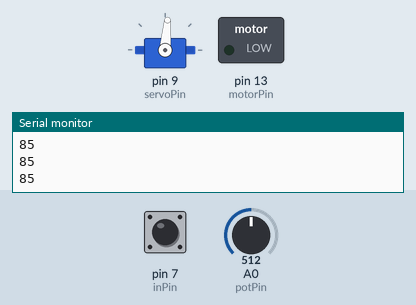
Simulated run of this sketch. Board: Arduino Uno, built with avr-gcc and run on an emulated ATmega328P. Shown: servo, switched loads named in the sketch (green lamp = pin HIGH), the last lines printed to the serial monitor. The inputs (shaded band) are chosen by the test bench; at power-on: A0 (potPin) = 512, pin 7 (inPin) HIGH.

Above: at 1.2 s.
1.3 s: A0 (potPin) set to 716
At 2.5 s:
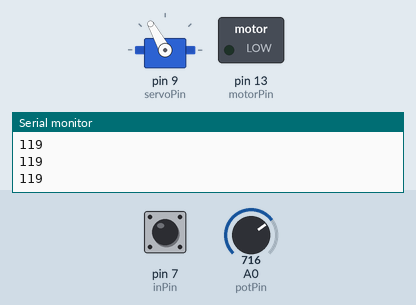
2.8 s: pin 7 (inPin) pulled LOW for 0.15 s
At 3.01 s:
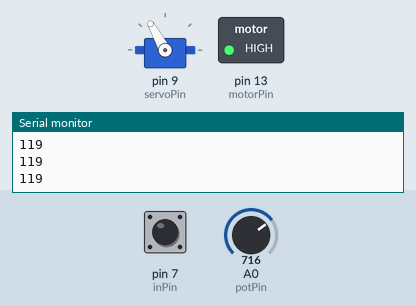
4.6 s: A0 (potPin) set to 900
At 5.5 s:
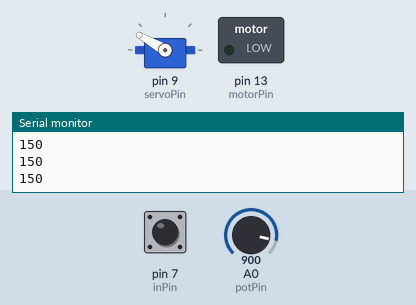
6.1 s: pin 7 (inPin) pulled LOW for 1 s
At 6.9 s:
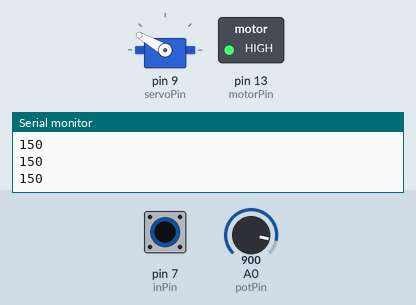
8.7 s: A0 (potPin) set to 1023
At 9.1 s:
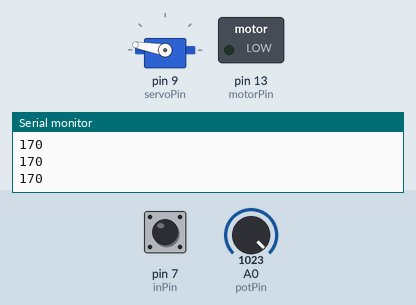
10.2 s: pin 7 (inPin) pulled LOW for 0.15 s
At 10.43 s:
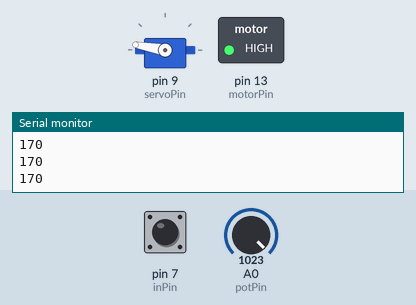
Timing chart, 0 to 13.0 s (numbered marks = the images above; inputs shaded):
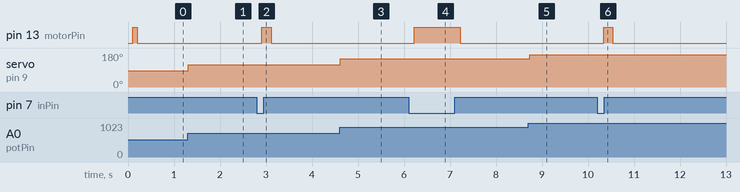

Measured:
- after the input at 1.3 s, servo on pin 9 (servoPin): 85° → 119° at once
- after the input at 2.8 s, pin 13 (motorPin): LOW → HIGH after 0.11 s, → LOW 0.20 s later
- after the input at 4.6 s, servo on pin 9 (servoPin): 119° → 150° at once
- after the input at 6.1 s, pin 13 (motorPin): LOW → HIGH after 0.12 s, → LOW 1.0 s later
- after the input at 8.7 s, servo on pin 9 (servoPin): 150° → 170° at once
- after the input at 10.2 s, pin 13 (motorPin): LOW → HIGH after 0.14 s, → LOW 0.20 s later

The sketch:

lab5.ino
```cpp
/*
  CS 362 - Lab 5
  Bresia Prudente (bprude2)
*/

#include <Servo.h>

// Declare variables
Servo servo;  // declare the servo object
int potPin = 0;  // pin used to connect potentiometer
int servoPin = 9;  // variable to read value from analog pin
int inPin = 7;  // pin number for input
int motorPin = 13;  // pin number for output

int dcState = HIGH;
int previous = LOW;

long time = 0;
long debounce = 50;

void setup(){

  servo.attach(servoPin);

  pinMode(inPin, INPUT);
  digitalWrite(inPin, HIGH);   // turn on the built in pull-up resistor
  pinMode(motorPin, OUTPUT);

  Serial.begin(9600);  //debugging
}//end setup

void loop(){

  // Servo and potentiometer
  int reading = analogRead(potPin);     // gives value of 0 to 1023
  int angle = reading / 6;  //divide analog value within constraints of 0 to 170
  servo.write(angle);
  Serial.println(angle);  // debugging
  delay(100);  // slow it down a bit


  // Tilt sensor and dc motor
  int switchstate;
  reading = digitalRead(inPin);

  // If the switch changed, due to bounce or pressing...
  if (reading != previous) {
    time = millis();  //reset debouncing timer
  }

  // Determine state of the dc motor
  if ((millis() - time) > debounce) {
    switchstate = reading;

     // Now invert the output on dc motor
    if (switchstate == HIGH)
      dcState = LOW;
    else
      dcState = HIGH;
  }
  digitalWrite(motorPin, dcState);
  previous = reading;  // save a tally to the previous state

}//end loop
```
